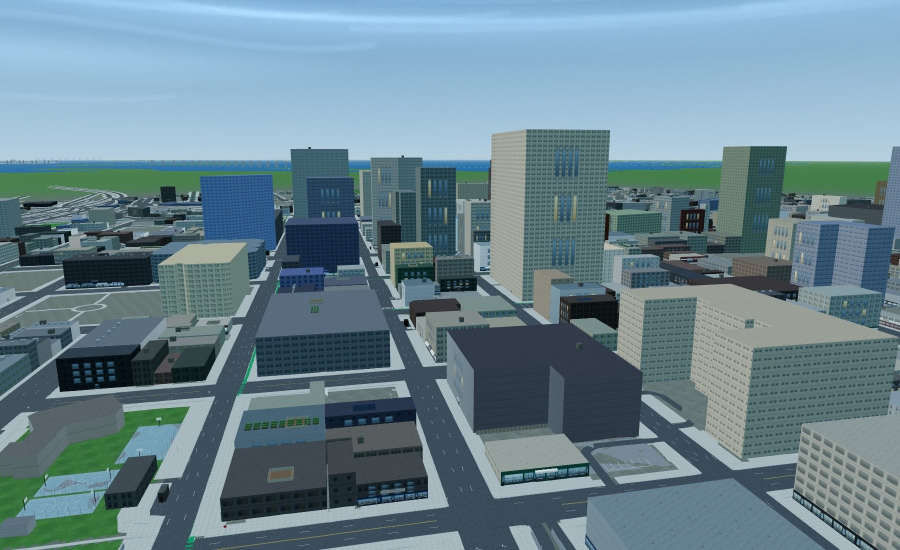
#> input picture tools/landing/bay.jpg, 1800 x 1100 px (shown at 1/2 size)
$ python -i glasses_sim.py   (imports and definitions only)
#> lines starting #> are read from the running program, lines starting #| are printed output that depends on the picture
"""Degrading a phone photograph to what the glasses would actually deliver.

An iPhone shoots 4032x3024 through good optics. The Wearables Device Access Toolkit hands a
phone app **1440x1080** stills, or a **720p** stream capped at 30 fps over Bluetooth. Calibrating
feature matching on the iPhone file measures a camera the product does not have, and every
threshold tuned that way is tuned too optimistically.

Three of the four differences can be simulated faithfully. The fourth cannot, and it matters:

* **Resolution** — an eighth of the pixels. Simulated exactly.
* **Lossy re-encode** — the delivered frame has been through a codec. Simulated by re-encoding.
* **Optics** — a temple-mounted camera has a smaller sensor and a simpler lens than a phone, so
  it is softer and noisier. Approximated with a mild blur and sensor noise, and flagged as an
  estimate rather than a measurement, because Meta publishes nothing to calibrate it against.
* **Field of view — cannot be simulated, and the error runs the wrong way.** The glasses are
  ultrawide; an iPhone main camera at 26 mm equivalent is roughly 70 degrees horizontal against
  the glasses' ~100. Missing scene cannot be invented by cropping, so a degraded main-camera
  photo shows *less* of the street than the glasses would. Results from it are therefore
  pessimistic on coverage: real glasses see more wall per frame, and more wall means more
  features. Shooting on the phone's 0.5x ultrawide (~13 mm equivalent, ~106 degrees) is a much
  closer match, and is the better way to shoot a calibration set.
"""

from __future__ import annotations

import enum
import io
from dataclasses import dataclass

import numpy as np


class DeliveryMode(enum.StrEnum):
    """What the toolkit hands over."""

    PHOTO = "photo"
    STREAM = "stream"

    @property
    def resolution(self) -> tuple[int, int]:
        return (1440, 1080) if self is DeliveryMode.PHOTO else (1280, 720)

    @property
    def quality(self) -> int:
        """A still is encoded once; a stream frame comes out of a bitrate-limited codec."""
        return 82 if self is DeliveryMode.PHOTO else 64


@dataclass(frozen=True, slots=True)
class DegradationConfig:
    mode: DeliveryMode = DeliveryMode.PHOTO
    #: Simulate the softer optics. An estimate — see the module docstring.
    simulate_optics: bool = True
    #: Gaussian blur sigma in pixels, at the delivered resolution.
    optical_blur_px: float = 0.6
    #: Sensor noise standard deviation, in 8-bit levels.
    sensor_noise: float = 2.2
    #: Preserve aspect ratio by cropping rather than squashing.
    crop_to_aspect: bool = True
    seed: int = 0


@dataclass(frozen=True, slots=True)
class DegradationReport:
    source_size: tuple[int, int]
    delivered_size: tuple[int, int]
    source_megapixels: float
    delivered_megapixels: float
    encoded_bytes: int

    @property
    def pixel_ratio(self) -> float:
        return self.delivered_megapixels / max(self.source_megapixels, 1e-9)

    def describe(self) -> str:
        return (
            f"{self.source_size[0]}x{self.source_size[1]} "
            f"({self.source_megapixels:.1f} MP) -> "
            f"{self.delivered_size[0]}x{self.delivered_size[1]} "
            f"({self.delivered_megapixels:.2f} MP, {self.pixel_ratio:.0%} of source), "
            f"{self.encoded_bytes / 1000:.0f} kB encoded"
        )


def degrade(
    image: np.ndarray, config: DegradationConfig | None = None
) -> tuple[np.ndarray, DegradationReport]:
    """Turn a phone photograph into what the glasses would have delivered."""
    from PIL import Image, ImageFilter

    config = config or DegradationConfig()
    source = Image.fromarray(np.asarray(image, dtype=np.uint8))
    source_size = (source.width, source.height)
    target_w, target_h = config.mode.resolution

    # The delivered frame is 4:3 (or 16:9 for the stream). Squashing to fit would change every
    # angle in the image, which is the one thing feature geometry cannot tolerate.
    working = source
    if config.crop_to_aspect:
        target_aspect = target_w / target_h
        aspect = working.width / working.height
        if aspect > target_aspect:
            new_w = round(working.height * target_aspect)
            left = (working.width - new_w) // 2
            working = working.crop((left, 0, left + new_w, working.height))
        elif aspect < target_aspect:
            new_h = round(working.width / target_aspect)
            top = (working.height - new_h) // 2
            working = working.crop((0, top, working.width, top + new_h))

    working = working.resize((target_w, target_h), Image.LANCZOS)

    if config.simulate_optics:
        if config.optical_blur_px > 0:
            working = working.filter(ImageFilter.GaussianBlur(config.optical_blur_px))
        if config.sensor_noise > 0:
            rng = np.random.default_rng(config.seed)
            array = np.asarray(working, dtype=np.float64)
            array += rng.normal(0.0, config.sensor_noise, array.shape)
            working = Image.fromarray(np.clip(array, 0, 255).astype(np.uint8))

    # Round-trip through the codec so the result carries real compression artefacts rather than
    # a clean downscale, which is measurably easier to match on.
    buffer = io.BytesIO()
    working.convert("RGB").save(buffer, "JPEG", quality=config.mode.quality)
    encoded = buffer.getvalue()
    delivered = np.asarray(Image.open(io.BytesIO(encoded)).convert("RGB"))

    return delivered, DegradationReport(
        source_size=source_size,
        delivered_size=(target_w, target_h),
        source_megapixels=source_size[0] * source_size[1] / 1e6,
        delivered_megapixels=target_w * target_h / 1e6,
        encoded_bytes=len(encoded),
    )


def estimated_fov_deg(focal_35mm: float | None) -> float | None:
    """Horizontal field of view from a 35 mm-equivalent focal length."""
    import math

    if not focal_35mm or focal_35mm <= 0:
        return None
    return math.degrees(2.0 * math.atan(36.0 / (2.0 * focal_35mm)))


#: Estimated horizontal field of view of the delivered glasses frame. **[UNVERIFIED]** — Meta
#: does not publish it, and it materially affects how much scene each frame carries.
GLASSES_FOV_DEG = 100.0


def fov_gap(focal_35mm: float | None) -> str | None:
    """Describe how a source photo's field of view compares with the glasses.

    Reported rather than corrected, because it cannot be corrected: a narrower photo is missing
    scene that no transformation recovers.
    """
    fov = estimated_fov_deg(focal_35mm)
    if fov is None:
        return None
    if fov < GLASSES_FOV_DEG - 12:
        return (
            f"source is {fov:.0f} deg against the glasses' ~{GLASSES_FOV_DEG:.0f} deg: this set "
            "sees LESS street per frame than the glasses would, so feature counts here are "
            "pessimistic. Shoot on the 0.5x ultrawide for a closer match."
        )
    if fov > GLASSES_FOV_DEG + 12:
        return (
            f"source is {fov:.0f} deg against the glasses' ~{GLASSES_FOV_DEG:.0f} deg: this set "
            "sees MORE street per frame, so results here are optimistic."
        )
    return f"source is {fov:.0f} deg, close to the glasses' ~{GLASSES_FOV_DEG:.0f} deg"

>>> import cv2
>>> picture = cv2.imread('../../../tools/landing/bay.jpg', cv2.IMREAD_GRAYSCALE)
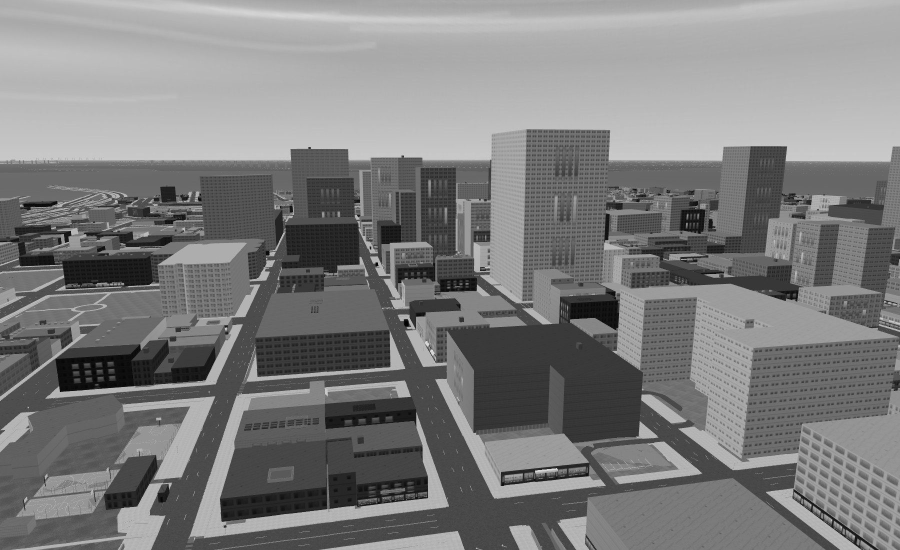
#> picture: shape (1100, 1800) (shown at 1/2 size); min 0, max 242, mean 125
>>> result = degrade(picture)
#> in degrade, `working = working.crop((left, 0, left + new_w, working.height))`:
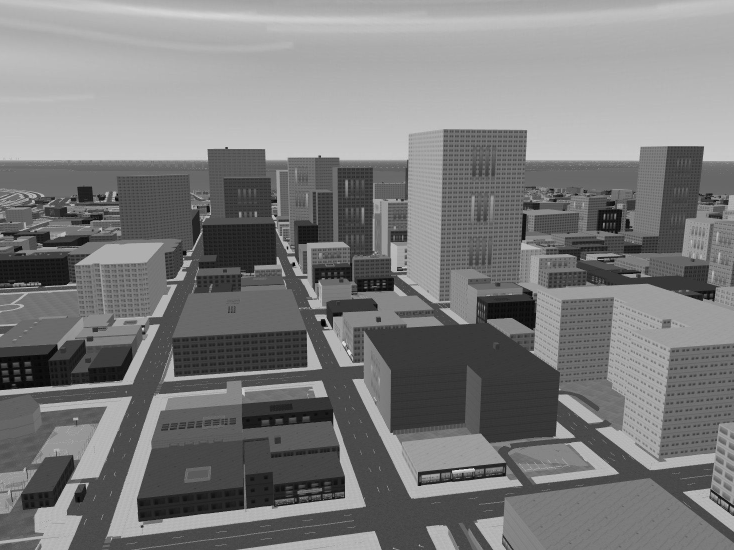
#> working: PIL image 1467x1100 L (shown at 1/2 size); min 0, max 242, mean 123.6
#> in degrade, `array += rng.normal(0.0, config.sensor_noise, array.shape)`:
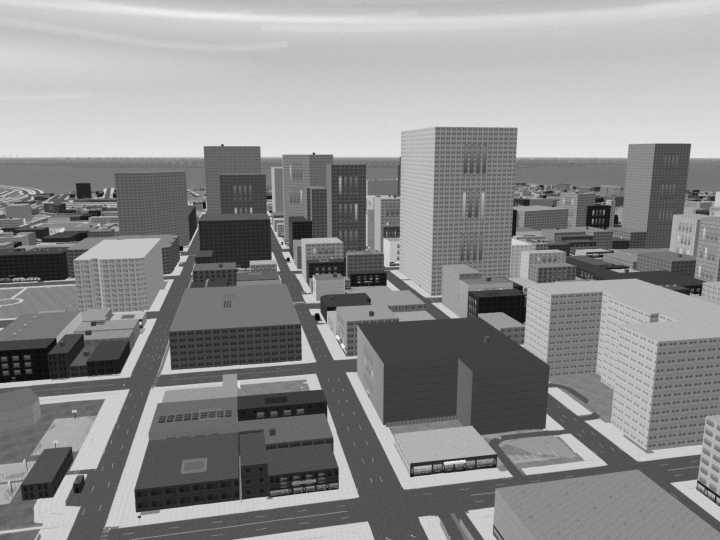
#> array: shape (1080, 1440) float64 (shown at 1/2 size); min -1.38, max 225, mean 123.6; drawn with min black and max white

$ run again, on tools/landing/ground.jpg
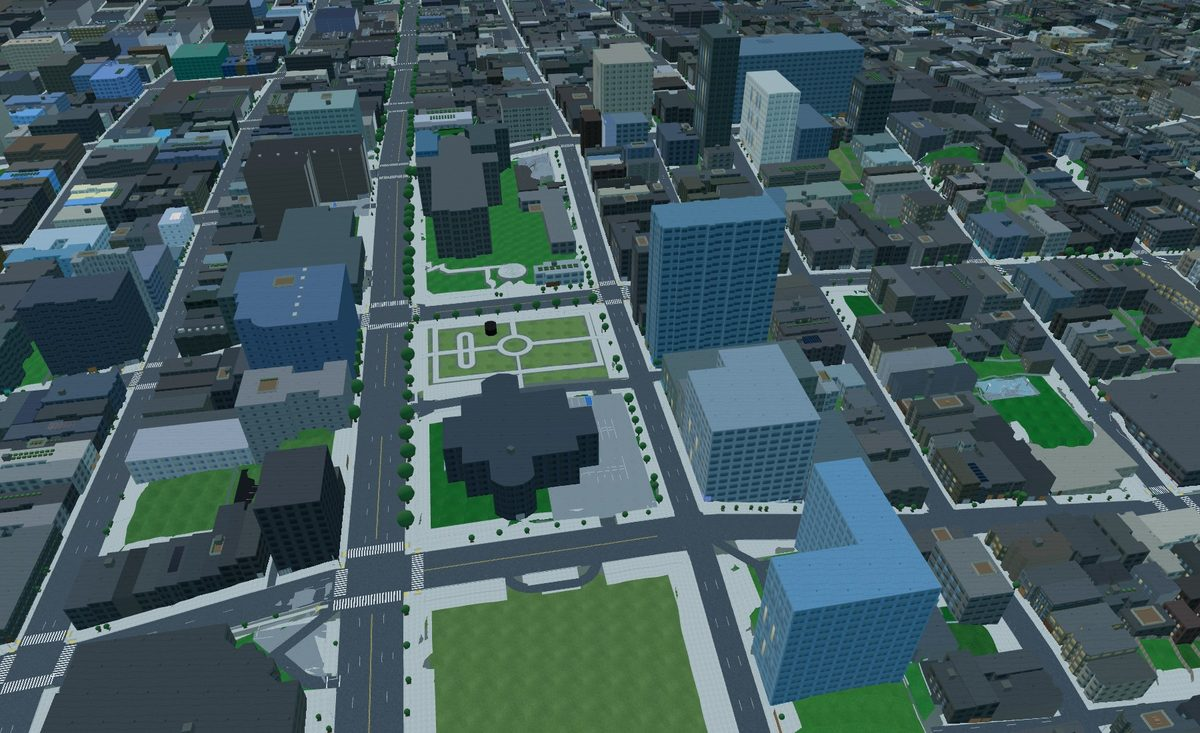
#> input picture tools/landing/ground.jpg, 1200 x 733 px
#> `picture = cv2.imread('../../../tools/landing/bay.jpg', cv2.IMREAD_GRAY..`:
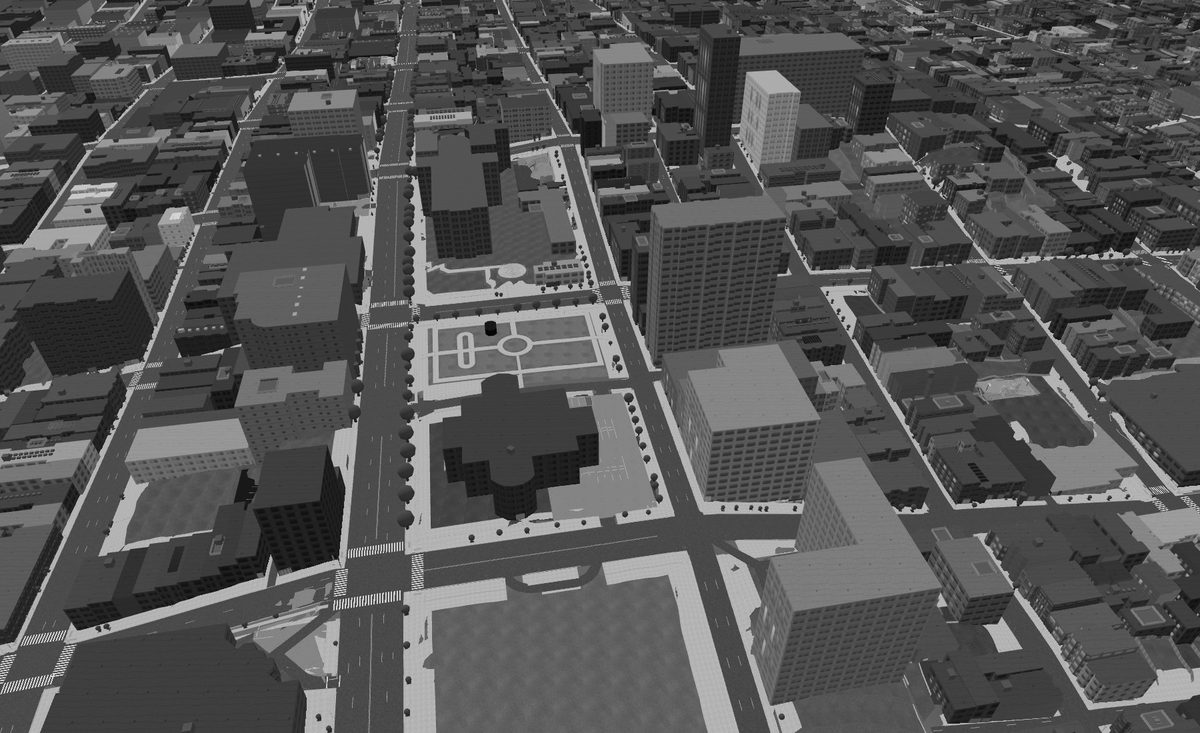
#> picture: shape (733, 1200); min 0, max 255, mean 84.2
#> in degrade, `array += rng.normal(0.0, config.sensor_noise, array.shape)`:
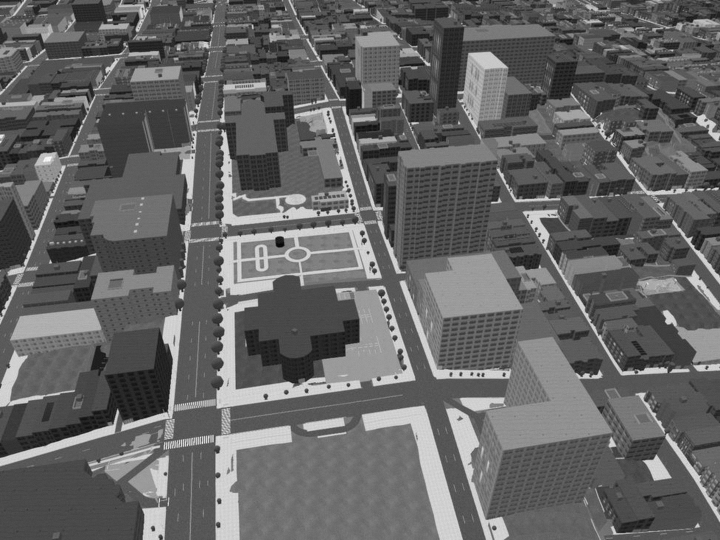
#> array: shape (1080, 1440) float64 (shown at 1/2 size); min -2.38, max 219.8, mean 85.4; drawn with min black and max white

$ run again, on tools/landing/hero.jpg
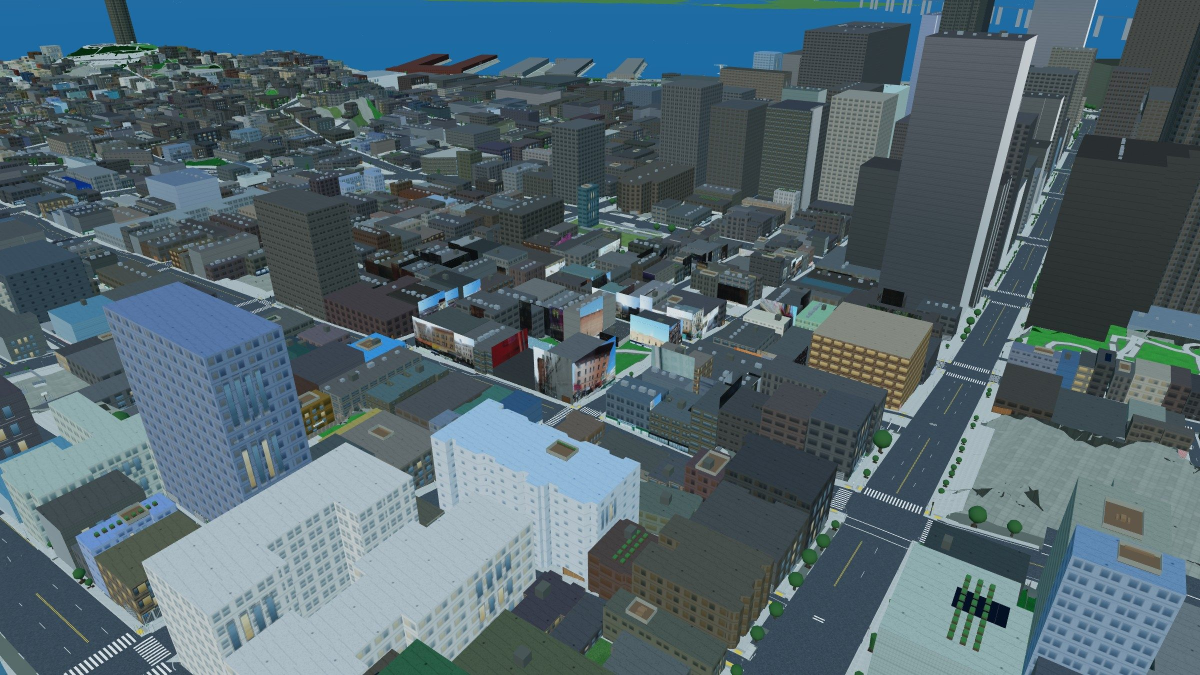
#> input picture tools/landing/hero.jpg, 2400 x 1350 px (shown at 1/2 size)
#> `picture = cv2.imread('../../../tools/landing/bay.jpg', cv2.IMREAD_GRAY..`:
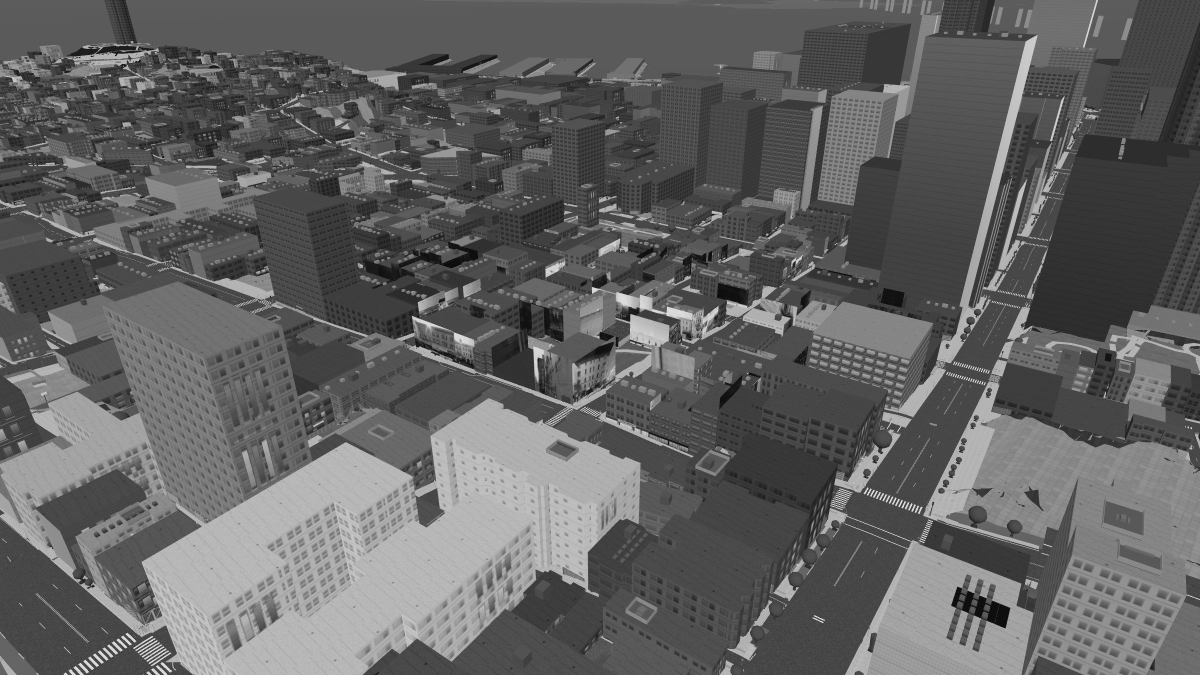
#> picture: shape (1350, 2400) (shown at 1/2 size); min 0, max 255, mean 98.2
#> in degrade, `working = working.crop((left, 0, left + new_w, working.height))`:
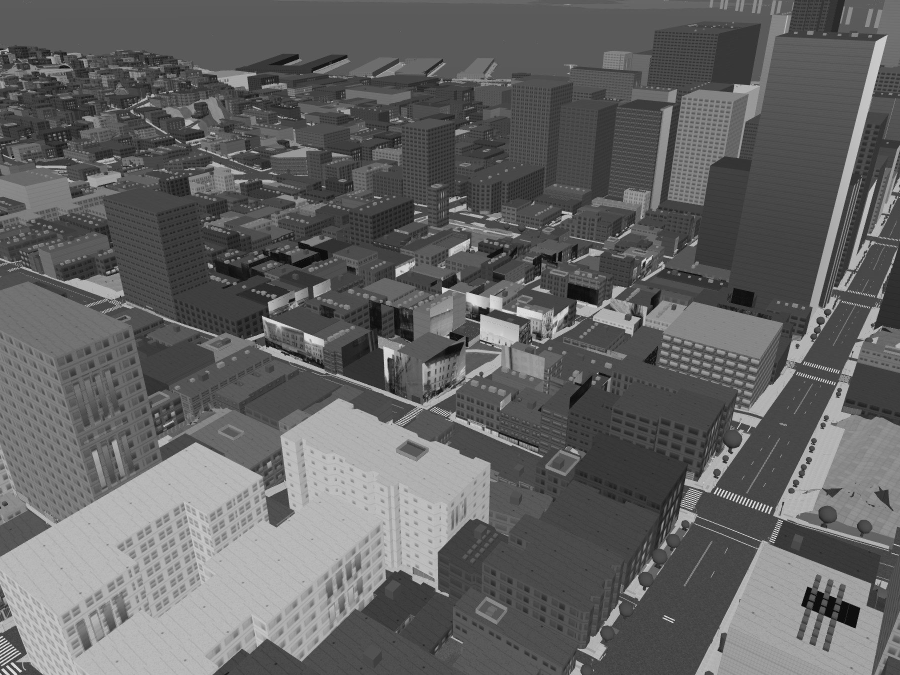
#> working: PIL image 1800x1350 L (shown at 1/2 size); min 0, max 255, mean 99.8
